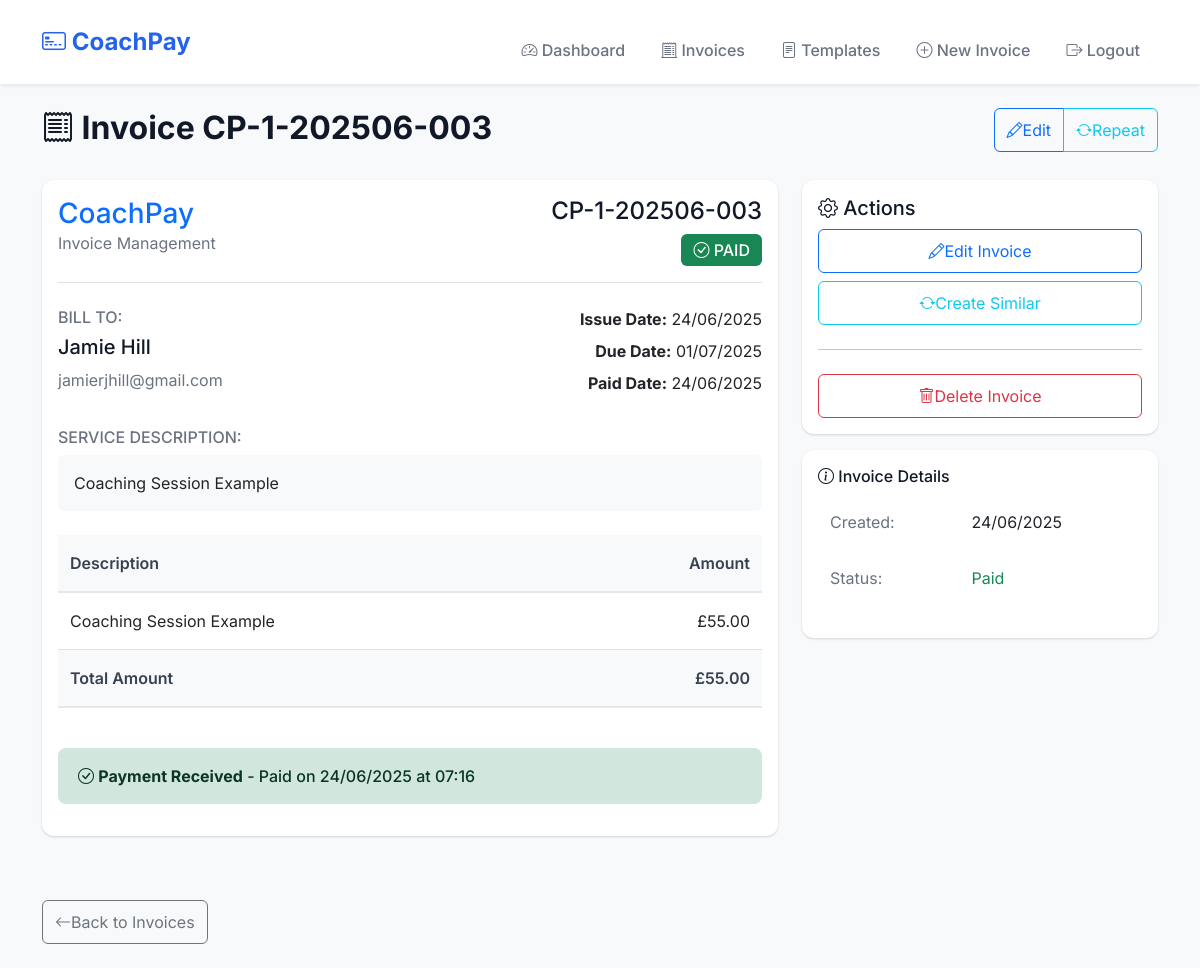
The app's page /view-invoice/3 (signed in) with its own data.
### app.py (models this page shows, shortened)
class Invoice(db.Model):
    id = db.Column(db.Integer, primary_key=True)
    coach_id = db.Column(db.Integer, db.ForeignKey('coach.id'), nullable=False)
    template_id = db.Column(db.Integer, db.ForeignKey('invoice_template.id'), nullable=True)
    invoice_number = db.Column(db.String(50), unique=True, nullable=False)
    student_name = db.Column(db.String(100), nullable=False)
    student_email = db.Column(db.String(120))
    date_issued = db.Column(db.Date, nullable=False, default=datetime.utcnow().date())
    due_date = db.Column(db.Date, nullable=False)
    amount = db.Column(sa.Numeric(10, 2), nullable=False)
    description = db.Column(db.Text, nullable=False)
    status = db.Column(db.String(20), default='pending')  # pending, paid, overdue
    created_at = db.Column(db.DateTime, default=datetime.utcnow)
    paid_at = db.Column(db.DateTime)

### app.py (the view)
@app.route('/view-invoice/<int:invoice_id>')
@login_required
def view_invoice(invoice_id):
    invoice = Invoice.query.filter_by(
        id=invoice_id,
        coach_id=session['coach_id']
    ).first_or_404()
    csrf_form = CSRFForm()
    return render_template('view_invoice.html', invoice=invoice, csrf_form=csrf_form)

### app.py (called while the page is built)
def login_required(f):
    @wraps(f)
    def decorated_function(*args, **kwargs):
        if 'coach_id' not in session:
            flash('Please log in to access this page.', 'warning')
            return redirect(url_for('login'))
        return f(*args, **kwargs)
    return decorated_function

@app.after_request
def after_request(response):
    response.headers['X-Content-Type-Options'] = 'nosniff'
    response.headers['X-Frame-Options'] = 'DENY'
    response.headers['X-XSS-Protection'] = '1; mode=block'
    if not is_development:
        response.headers['Strict-Transport-Security'] = 'max-age=31536000; includeSubDomains'
    response.headers['Content-Security-Policy'] = ("default-src 'self'; "
                                                   "script-src 'self' 'unsafe-inline' https://cdn.jsdelivr.net; "
                                                   "style-src 'self' 'unsafe-inline' https://cdn.jsdelivr.net https://fonts.googleapis.com; "
                                                   "font-src 'self' https://cdn.jsdelivr.net https://fonts.gstatic.com; "
                                                   "img-src 'self' data:;")
    return response

### templates/view_invoice.html (shortened to what this page needs)
{% extends "base.html" %}
{% block content %}
<div class="row mb-4 d-none d-md-flex">
    <div class="col-md-8">
        <h2 class="fw-bold"><i class="bi bi-receipt"></i> Invoice {{ invoice.invoice_number }}</h2>
    </div>
    <div class="col-md-4 text-end">
        <div class="btn-group">
            <a href="{{ url_for('edit_invoice', invoice_id=invoice.id) }}" class="btn btn-outline-primary">
                <i class="bi bi-pencil"></i> Edit
            </a>
            <a href="{{ url_for('repeat_invoice', invoice_id=invoice.id) }}" class="btn btn-outline-info">
                <i class="bi bi-arrow-repeat"></i> Repeat
            </a>
        </div>
    </div>
</div>
<div class="row">
    <div class="col-lg-8 mb-4">
        <div class="card">
            <div class="card-body">
                <div class="border-bottom pb-3 mb-4">
                    <div class="row">
                        <div class="col-md-6 mb-3 mb-md-0">
                            <h3 class="text-primary mb-0">CoachPay</h3>
                            <p class="text-muted mb-0">Invoice Management</p>
                        </div>
                        <div class="col-md-6 text-md-end">
                            <h4 class="mb-2">{{ invoice.invoice_number }}</h4>
                            <p class="mb-0">
                                {% if invoice.status == 'paid' %}
                                    <span class="badge bg-success fs-6">
                                        <i class="bi bi-check-circle"></i> PAID
                                    </span>
                                {% elif invoice.status == 'overdue' %}
                                    <span class="badge bg-danger fs-6">
                                        <i class="bi bi-exclamation-triangle"></i> OVERDUE
                                    </span>
                                {% else %}
                                    <span class="badge bg-warning text-dark fs-6">
                                        <i class="bi bi-clock"></i> PENDING
                                    </span>
                                {% endif %}
                            </p>
                        </div>
                    </div>
                </div>
                <div class="row mb-4 d-none d-md-flex">
                    <div class="col-md-6">
                        <h6 class="text-muted">BILL TO:</h6>
                        <h5>{{ invoice.student_name }}</h5>
                        {% if invoice.student_email %}
                        <p class="text-muted mb-0">{{ invoice.student_email }}</p>
                        {% endif %}
                    </div>
                    <div class="col-md-6 text-end">
                        <div class="mb-2">
                            <strong>Issue Date:</strong> {{ invoice.date_issued.strftime('%d/%m/%Y') }}
                        </div>
                        <div class="mb-2">
                            <strong>Due Date:</strong> {{ invoice.due_date.strftime('%d/%m/%Y') }}
                        </div>
                        {% if invoice.paid_at %}
                        <div class="mb-2">
                            <strong>Paid Date:</strong> {{ invoice.paid_at.strftime('%d/%m/%Y') }}
                        </div>
                        {% endif %}
                    </div>
                </div>
                <div class="mb-4">
                    <h6 class="text-muted mb-2">SERVICE DESCRIPTION:</h6>
                    <div class="bg-light p-3 rounded">
                        <p class="mb-0">{{ invoice.description }}</p>
                    </div>
                </div>
                <div class="table-responsive mb-4 d-none d-md-block">
                    <table class="table">
                        <thead class="table-light">
                            <tr>
                                <th>Description</th>
                                <th class="text-end">Amount</th>
                            </tr>
                        </thead>
                        <tbody>
                            <tr>
                                <td>{{ invoice.description }}</td>
                                <td class="text-end">£{{ "%.2f"|format(invoice.amount) }}</td>
                            </tr>
                        </tbody>
                        <tfoot>
                            <tr class="table-light">
                                <th>Total Amount</th>
                                <th class="text-end">£{{ "%.2f"|format(invoice.amount) }}</th>
                            </tr>
                        </tfoot>
                    </table>
                </div>
                {% if invoice.status == 'paid' %}
                <div class="alert alert-success">
                    <i class="bi bi-check-circle"></i>
                    <strong>Payment Received</strong>
                    {% if invoice.paid_at %}
                        - Paid on {{ invoice.paid_at.strftime('%d/%m/%Y at %H:%M') }}
                    {% endif %}
                </div>
                {% elif invoice.status == 'overdue' %}
                <div class="alert alert-danger">
                    <i class="bi bi-exclamation-triangle"></i>
                    <strong>Payment Overdue</strong> - Due date was {{ invoice.due_date.strftime('%d/%m/%Y') }}
                </div>
                {% else %}
                <div class="alert alert-warning">
                    <i class="bi bi-clock"></i>
                    <strong>Payment Pending</strong> - Due {{ invoice.due_date.strftime('%d/%m/%Y') }}
                </div>
                {% endif %}
            </div>
        </div>
    </div>
    <div class="col-lg-4">
        <div class="card d-none d-lg-block">
            <div class="card-body">
                <h5><i class="bi bi-gear"></i> Actions</h5>
                <div class="d-grid gap-2">
                    <a href="{{ url_for('edit_invoice', invoice_id=invoice.id) }}" class="btn btn-outline-primary">
                        <i class="bi bi-pencil"></i> Edit Invoice
                    </a>
                    <a href="{{ url_for('repeat_invoice', invoice_id=invoice.id) }}" class="btn btn-outline-info">
                        <i class="bi bi-arrow-repeat"></i> Create Similar
                    </a>
                    <hr>
                    <form method="POST" action="{{ url_for('delete_invoice', invoice_id=invoice.id) }}"
                          onsubmit="return confirm('Are you sure you want to delete this invoice? This action cannot be undone.')">
                        <button type="submit" class="btn btn-outline-danger w-100">
                            <i class="bi bi-trash"></i> Delete Invoice
                        </button>
                    </form>
                </div>
            </div>
        </div>
        <div class="card mt-3">
            <div class="card-body">
                <h6><i class="bi bi-info-circle"></i> Invoice Details</h6>
                <table class="table table-sm table-borderless">
                    <tr>
                        <td class="text-muted">Created:</td>
                        <td>{{ invoice.created_at.strftime('%d/%m/%Y') }}</td>
                    </tr>
                    <tr>
                        <td class="text-muted">Status:</td>
                        <td>
                            {% if invoice.status == 'paid' %}
                                <span class="text-success">Paid</span>
                            {% elif invoice.status == 'overdue' %}
                                <span class="text-danger">Overdue</span>
                            {% else %}
                                <span class="text-warning">Pending</span>
                            {% endif %}
                        </td>
                    </tr>
                </table>
            </div>
        </div>
    </div>
</div>
<div class="mt-4">
    <a href="{{ url_for('invoices') }}" class="btn btn-outline-secondary">
        <i class="bi bi-arrow-left"></i> Back to Invoices
    </a>
</div>
{% endblock %}

### templates/base.html (style rules this page uses)
:root { --primary-color: #2563eb; --primary-hover: #1d4ed8; --success-color: #059669; --warning-color: #d97706; --danger-color: #dc2626; --text-muted: #6b7280; --border-radius: 0.75rem; --shadow: 0 1px 3px 0 rgba(0, 0, 0, 0.1), 0 1px 2px 0 rgba(0, 0, 0, 0.06); }
body { background-color: #f8f9fa; font-family: 'Inter', -apple-system, BlinkMacSystemFont, sans-serif; font-size: 16px; line-height: 1.5; -webkit-font-smoothing: antialiased; -moz-osx-font-smoothing: grayscale; }
.card { border: none; box-shadow: var(--shadow); border-radius: var(--border-radius); margin-bottom: 1rem; }
.btn { min-height: 44px; display: inline-flex; align-items: center; justify-content: center; text-decoration: none; }
.badge { font-weight: 500; padding: 0.5rem 0.75rem; border-radius: 0.375rem; }
.table th { font-weight: 600; color: #374151; border-bottom: 2px solid #e5e7eb; padding: 1rem 0.75rem; }
.table td { padding: 1rem 0.75rem; vertical-align: middle; }
.alert { border: none; border-radius: 0.5rem; font-weight: 500; padding: 1rem 1.25rem; }
.text-muted { color: var(--text-muted) !important; }
h1, h2, h3, h4, h5, h6 { color: #111827; line-height: 1.25; }

### records on screen
Invoice: invoice_number "CP-1-202506-003", student_name "Jamie Hill", student_email "jamierjhill@gmail.com", date_issued "24/06/2025", due_date "01/07/2025", paid_at "24/06/2025", description "Coaching Session Example", amount "55.00", paid_at "24/06/2025 at 07:16", created_at "24/06/2025"
